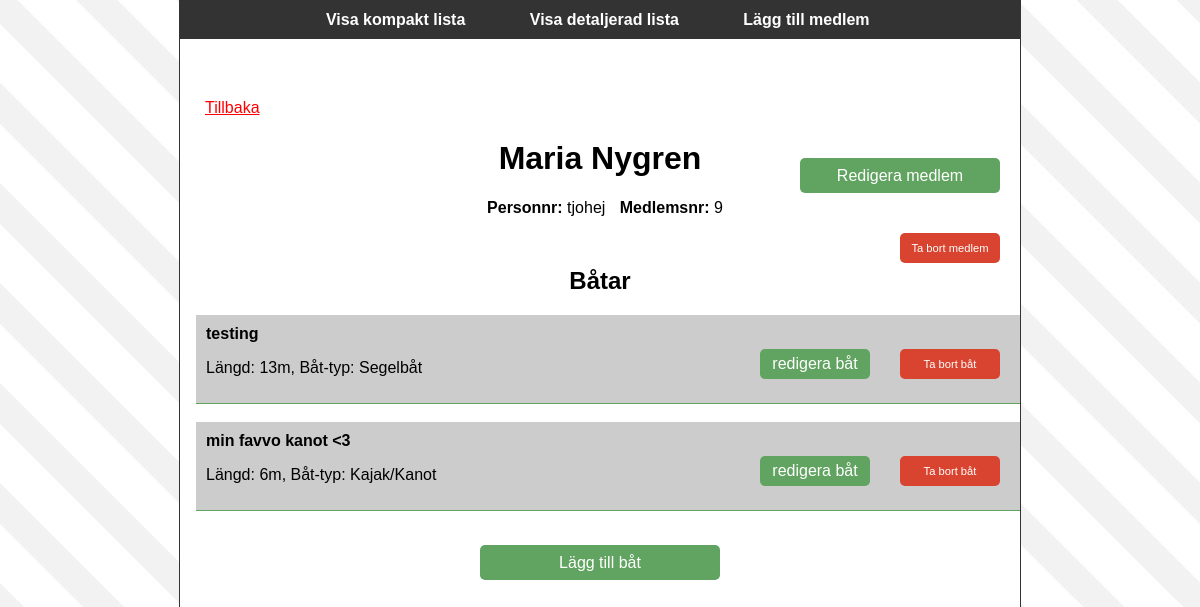
The page /?action=show&portfolio=9 on the database its author committed.
### tables this page shows
CREATE TABLE IF NOT EXISTS `member` (
  `memberid` int(11) NOT NULL AUTO_INCREMENT,
  `name` varchar(30) NOT NULL,
  `surname` varchar(150) NOT NULL,
  `personalcn` varchar(12) NOT NULL,
  PRIMARY KEY (`memberid`)
);

CREATE TABLE IF NOT EXISTS `boat` (
  `boatid` int(11) NOT NULL AUTO_INCREMENT,
  `name` varchar(60) NOT NULL,
  `length` int(10) NOT NULL,
  `ownerMemberFK` varchar(255) NOT NULL,
  `boatTypeFK` int(11) NOT NULL,
  PRIMARY KEY (`boatid`)
);

### src/controller/c_member.php (called while the page is built, shortened)
<?php
require_once("./src/view/v_member.php");
require_once('./src/model/m_memberRepository.php');
class MemberController {
	private $portfolioView;
	private $repository;
	private $memberView;
	public function __construct() {
		$this->portfolioView = new \view\PortfolioView();
		$this->memberView = new \view\MemberView();
		$this->memberRepository = new \model\MemberRepository();
	}
	public function show() {
		if ($this->portfolioView->visitorHasChosenPortfolio() == false) {
			return $this->portfolioView->showAll($this->repository->toCompactList());
		} else {
			$owner = $this->memberRepository->get($this->portfolioView->getOwner());
			return $this->memberView->show($owner);
		}
	}
}

### src/controller/c_navigation.php (called while the page is built, shortened)
<?php
require_once('./src/view/v_navigation.php');
require_once('./src/controller/c_member.php');
class Navigation {
	public function doControll() {
		try {
			switch (\view\NavigationView::getAction()) {
				case \view\NavigationView::$actionShowMember:
					$controller = new MemberController();
					return $controller->show();
					break;
			}
		} catch (\Exception $e) {
			error_log($e->getMessage() . "\n", 3, \Settings::$ERROR_LOG);
			if (\Settings::$DO_DEBUG) {
				throw $e;
			} else {
				\view\NavigationView::RedirectToErrorPage();
				die();
			}
		}
	}
}

### src/model/m_member.php (called while the page is built, shortened)
<?php
require_once('./src/model/m_boatList.php');
class Member {
	private $memberId;
	private $name;
	private $surname;
	private $personalCn;
	private $boats;
	public function __construct($name, $surname, $personalCn , BoatList $boats = NULL, $memberId = NULL) {
		if ($memberId == NULL) {
			$this->memberId = 0;
		}
		else {
			$this->memberId =$memberId;
		}
		$this->boats = ($boats == NULL) ? new BoatList(): $boats;
		$this->name = $name;
		$this->surname = $surname;
		$this->personalCn = $personalCn;
	}
	public function getName() {
		return $this->name;
	}
	public function getSurname() {
		return $this->surname;
	}
	public function getPersonalCn() {
		return $this->personalCn;
	}
	public function getMemberId() {
		return $this->memberId;
	}
	public function add(\model\Boat $boat) {
		$this->boats->add($boat);
	}
	public function getBoats() {
		return $this->boats;
	}
}

### src/model/m_memberRepository.php (called while the page is built, shortened)
<?php
require_once ('./src/model/m_member.php');
class MemberRepository extends base\Repository {
	private static $memberId = 'memberid';
	private static $name = 'name';
	private static $surname = 'surname';
	private static $personalCn ='personalcn';
	private static $boatTable = 'boat';
	public function __construct() {
		$this -> dbTable = 'member';
	}
	public function get($unique) {
		$db = $this -> connection();
		$sql = "SELECT * FROM $this->dbTable WHERE " . self::$memberId . " = ?";
		$params = array($unique);
		$query = $db -> prepare($sql);
		$query -> execute($params);
		$result = $query -> fetch();
		if ($result) {
			$member = new \model\Member( $result[self::$name], $result[self::$surname],$result[self::$personalCn], NULL, $result[self::$memberId]);
			$sql = "SELECT * FROM ".self::$boatTable. " WHERE ".BoatRepository::$owner." = ?";
			$query = $db->prepare($sql);
			$query->execute (array($result[self::$memberId]));
			$boats = $query->fetchAll();
			foreach($boats as $boat) {
				$newBoat = new Boat($boat['boatid'],$boat['name'], $boat['length'], $boat['boatTypeFK'], $boat['ownerMemberFK']);
				$member->add($newBoat);
			}
			return $member;
		}
		return NULL;
	}
}

### src/model/m_boatList.php (called while the page is built, shortened)
<?php
class BoatList {
	private $boats;
	public function __construct() {
		$this->boats = array();
	}
	public function toArray() {
		return $this->boats;
	}
	public function add(Boat $boat) {
		if (!$this->contains($boat))
			$this->boats[] = $boat;
	}
	public function contains(Boat $boat) {
		return false;
	}
}

### src/model/m_boat.php (called while the page is built, shortened)
<?php
class Boat {
	public $boatid;
	public $name;
	public $type;
	public $length;
	public function __construct($boatid, $name, $length, $type, $owner) {
		$this->boatid = $boatid;
		$this->name = $name;
		$this->type = $type;
		$this->length = $length;
	}
	public function getBoatId() {
		return $this->boatid;
	}
	public function getName() {
		return $this->name;
	}
	public function getLength() {
		return $this->length;
	}
	public function getBoatType() {
		switch ($this->type) {
			case '1':
				return "Segelbåt";
				break;
			case '4':
				return "Kajak/Kanot";
				break;
		}
	}
}

### src/view/v_member.php (the view, shortened to what this page needs)
<?php
class MemberView {
	private static $getOwner = "member";
	private static $getBoat= "boat";
	public function show(\model\Member $member) {
		$boatArray = $member->getBoats()->toArray();
		$ret = "<a href='./' class= 'back'>Tillbaka</a>";
		$ret .= '<h1>' . $member->getName() . " " . $member->getSurname() . '</h1>';
		$ret .= "<p><span>Personnr: </span>" .$member->getPersonalcn(). " <span> Medlemsnr: </span>" .$member->getMemberId() . "</p>";
		$ret .= "<a href='?action=".NavigationView::$actionUpdateMember."&amp;".self::$getOwner."=" .
					urlencode($member->getMemberId()) ."' class = 'updateBtn'> Redigera medlem </a>";
		$ret .= "<a href='?action=".NavigationView::$actionDeleteMember."&amp;".self::$getOwner."=" .
					urlencode($member->getMemberId()) ."' class = 'deleteBtnMember'> Ta bort medlem </a>";
		$ret .= "<h2>Båtar</h2>";
		$ret .= "<ul id='boats'>";
		foreach($boatArray as $boat) {
			$ret .= "<li><span> ".$boat->getName()." </span><p> Längd: ".$boat->getLength() . "m,";
			$ret .= " Båt-typ: ". $boat->getBoatType()."</p></li>";
			$ret .= "<a href='?action=".NavigationView::$actionUpdateBoat. "&amp;".self::$getBoat."=" .
					urlencode($boat->getBoatId()) ."&amp;".self::$getOwner."=" .
					urlencode($member->getMemberId()) ."'";
			$ret .= "class = 'updateBtnBoat'>redigera båt</a>&nbsp;";
			$ret .= "<a href='?action=".NavigationView::$actionDeleteBoat. "&amp;".self::$getBoat."=" .
					urlencode($boat->getBoatId()) ."&amp;".self::$getOwner."=" .
					urlencode($member->getMemberId()) ."'";
			$ret .= "class = 'deleteBtnBoat'>Ta bort båt</a>&nbsp;";
		}
		$ret .= "</ul>";
		$ret .= "<a href='?".NavigationView::$action."=".NavigationView::$actionAddBoat."&".NavigationView::$id."=".$member->getMemberId()."'";
		$ret .= "class = 'addBtn'>Lägg till båt</a>&nbsp;";
		return $ret;
	}
}

### css/main.css (style rules this page uses)
body { overflow-y: scroll; width:100%; height:100%; margin:0 auto; overflow-x: hidden; font-family:"Georgia", sans-serif; position:relative; background:#F6F6F6; background: url(../images/seamless.jpg); color:#000; }
h2 { padding-top:30px; }
span { font-weight:bold; padding-left:10px; }
a { min-width:80px; height:10px; width:100%; padding:10px; text-decoration:none; color:#000; }
li:nth-child(even) { background: #CCC; }
li:nth-child(odd) { background: #FFF; }
.deleteBtn, .updateBtn, .deleteBtnMember, .updateBtnBoat , .deleteBtnBoat { display:block; height:100%; float:right; width:200px; text-align:center; padding:10px 20px; padding-right:0px; padding-left: 0px; margin-right:20px; margin-top:-75px; color:#FFF; background:#61a360; border-radius:5px; line-height:15px; }
.deleteBtnMember { margin-top:0px; width:100px; font-size:.7em; line-height:10px; background:#D8442F; }
.deleteBtnBoat { margin-top:-55px;; width:100px; font-size:.7em; line-height:10px; background:#D8442F; float:right; }
.updateBtnBoat { margin-top:-55px; margin-right:150px; width:110px; line-height:10px; }
.addBtn { display:block; height:100%; width:200px; text-align:center; padding:10px 20px; color:#FFF; background:#61a360; border-radius:5px; line-height:15px; margin:0 auto; }
.back { display:block; text-align:left; margin-left:15px; text-decoration: underline; color:red; }
#boats li { list-style-type:none; padding:10px; margin-left:-1.5em; text-align:left; border-bottom: 1px solid #61a360; background-color:#CCC; }
#boats span { padding-left:0; }

### rows shown on the page
member: name "Maria", surname "Nygren", personalcn "tjohej", memberid "9"
boat: name "testing", length "13", boatTypeFK "Segelbåt"
boat: name "min favvo kanot <3", length "6", boatTypeFK "Kajak/Kanot"
